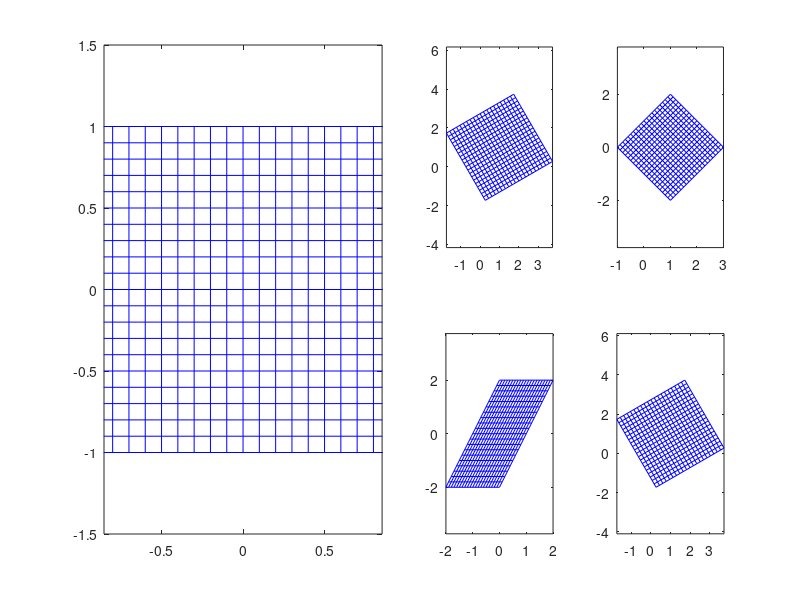

Write the MATLAB code that produced this figure.
clc
clear all 
close all

load('compEx3.mat');
H1 = [sqrt(3) -1 1; 1 sqrt(3) 1; 0 0 2];
H2 = [1 -1 1; 1 1 0; 0 0 1];
H3 = [1 1 0; 0 2 0; 0 0 1];
H4 = [sqrt(3) -1 1; 1 sqrt(3) 1; 1/4 1/2 2];

start1 = (H1*[startpoints; ones(1,size(startpoints,2))]);
end1 = (H1*[endpoints; ones(1,size(endpoints,2))]);
start2 = (H2*[startpoints; ones(1,size(startpoints,2))]);
end2 = (H2*[endpoints; ones(1,size(endpoints,2))]);
start3 = (H3*[startpoints; ones(1,size(startpoints,2))]);
end3 = (H3*[endpoints; ones(1,size(endpoints,2))]);
start4 = (H4*[startpoints; ones(1,size(startpoints,2))]);
end4 = (H4*[endpoints; ones(1,size(endpoints,2))]);
hold on
subplot(2,4,[1 2 5 6]);
plot([startpoints(1 ,:); endpoints(1 ,:)],[startpoints(2 ,:);...
    endpoints(2 ,:)] , 'b-');
ylim([-1.5 1.5])
axis equal
subplot(2,4,3);
plot([start1(1 ,:); end1(1 ,:)],[start1(2 ,:);...
    end1(2 ,:)] , 'b-');
axis equal
subplot(2,4,4);
plot([start2(1 ,:); end2(1 ,:)],[start2(2 ,:);...
    end2(2 ,:)] , 'b-');
axis equal
subplot(2,4,7);
plot([start3(1 ,:); end3(1 ,:)],[start3(2 ,:);...
    end3(2 ,:)] , 'b-');
axis equal
subplot(2,4,8);
plot([start4(1 ,:); end4(1 ,:)],[start4(2 ,:);...
    end4(2 ,:)] , 'b-');
axis equal
